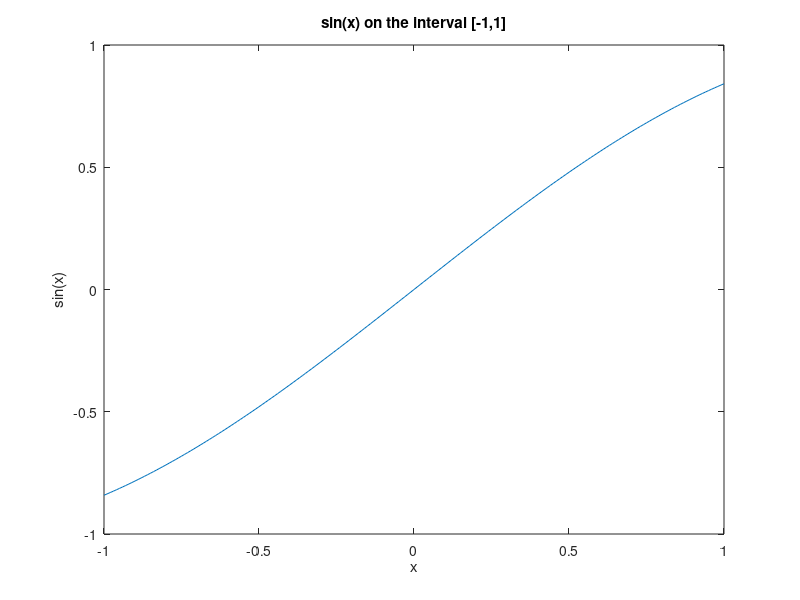

Write the MATLAB code that produced this figure.
figure
plot([-1:.01:1],sin([-1:0.01:1]))
title('sin(x) on the interval [-1,1]')
xlabel('x')
ylabel('sin(x)')
print -dpdf a0_q1.pdf